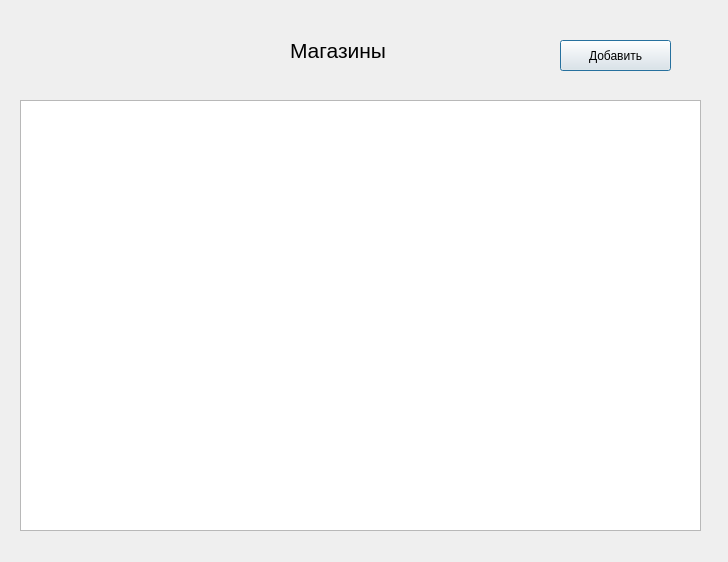
<?xml version="1.0" encoding="UTF-8"?>
<ui version="4.0">
 <class>Dialog</class>
 <widget class="QDialog" name="Dialog">
  <property name="geometry">
   <rect>
    <x>0</x>
    <y>0</y>
    <width>728</width>
    <height>562</height>
   </rect>
  </property>
  <property name="windowTitle">
   <string>Dialog</string>
  </property>
  <widget class="QTableWidget" name="tableWidget">
   <property name="geometry">
    <rect>
     <x>20</x>
     <y>100</y>
     <width>681</width>
     <height>431</height>
    </rect>
   </property>
  </widget>
  <widget class="QPushButton" name="pushButton">
   <property name="geometry">
    <rect>
     <x>560</x>
     <y>40</y>
     <width>111</width>
     <height>31</height>
    </rect>
   </property>
   <property name="text">
    <string>Добавить</string>
   </property>
  </widget>
  <widget class="QLabel" name="label">
   <property name="geometry">
    <rect>
     <x>290</x>
     <y>20</y>
     <width>161</width>
     <height>61</height>
    </rect>
   </property>
   <property name="font">
    <font>
     <pointsize>16</pointsize>
    </font>
   </property>
   <property name="text">
    <string>Магазины</string>
   </property>
  </widget>
 </widget>
 <resources/>
 <connections/>
</ui>
